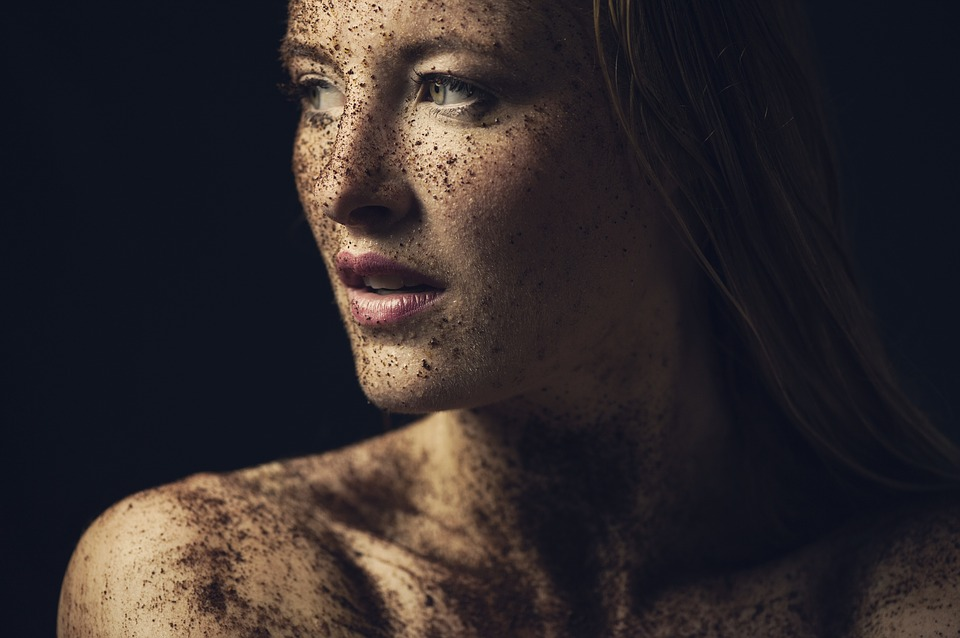
#> input picture opencv-tutorial-study-master/taskImage/shape.jpg, 960 x 638 px, found by its file name
$ python shape.py
#> lines starting #> are read from the running program, lines starting #| are printed output that depends on the picture
import cv2
import numpy as np
from matplotlib import pyplot as plt
import os

os.chdir('C:\\Users\\user\\Desktop\\opencv')

img = cv2.imread('shape.jpg')
#> img is the input picture: shape (638, 960, 3); mean B, G, R 42.9, 41.7, 48.3
kernel = np.ones((5, 5), np.uint8)
# opening = cv2.morphologyEx(img, cv2.MORPH_OPEN, kernel)
# closing = cv2.morphologyEx(img, cv2.MORPH_CLOSE, kernel)
gradient = cv2.morphologyEx(img, cv2.MORPH_GRADIENT, kernel)
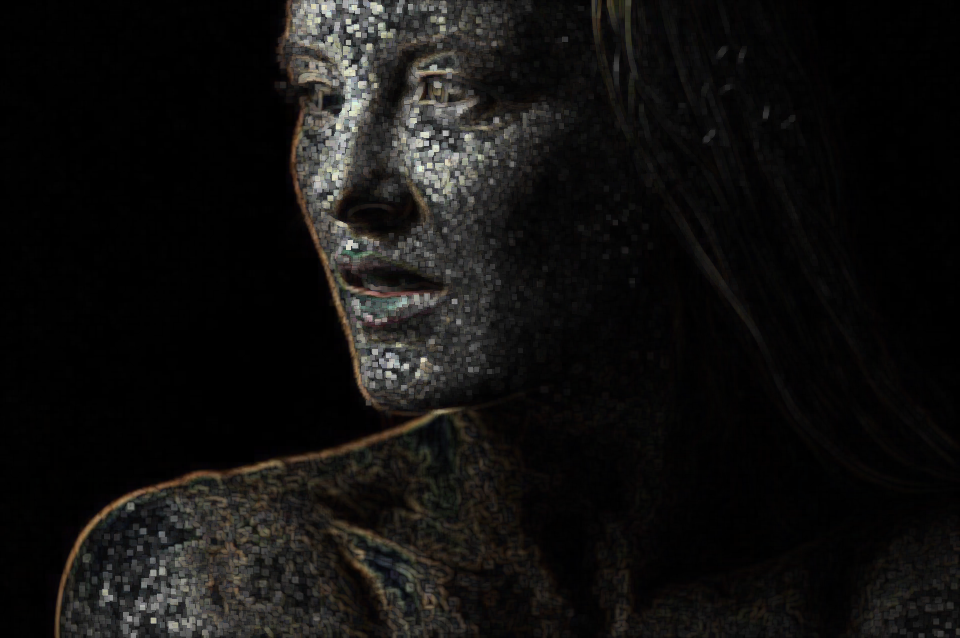
#> gradient: shape (638, 960, 3); mean B, G, R 15.9, 17.1, 18


cv2.imshow('gradient', gradient)
cv2.waitKey(0)
cv2.destroyAllWindows()

$ run again, with opencv-tutorial-study-master/taskImage/buble.jpg copied over opencv-tutorial-study-master/taskImage/shape.jpg
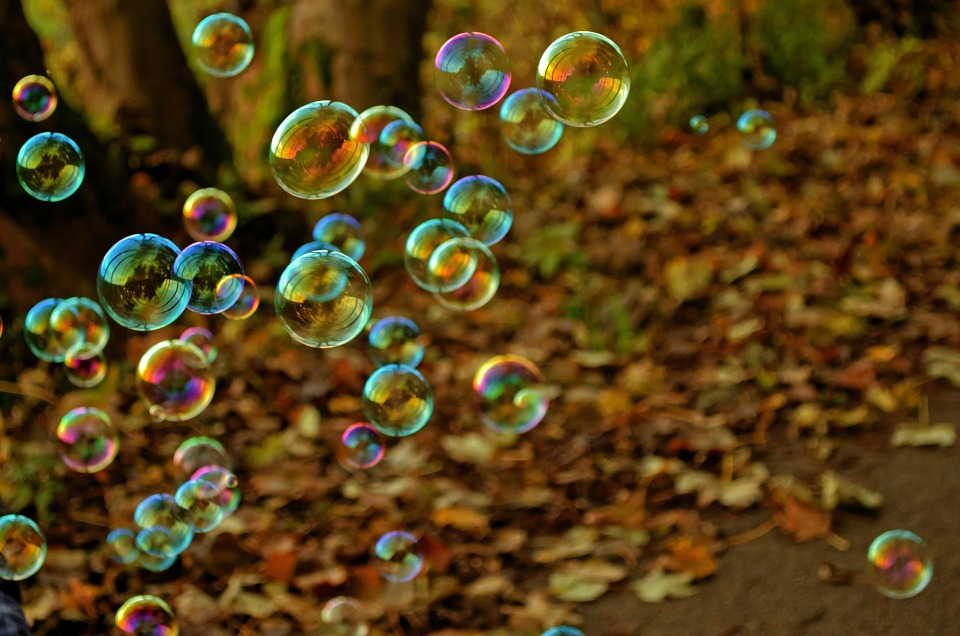
#> input picture opencv-tutorial-study-master/taskImage/buble.jpg, 960 x 636 px, found by its file name
#> img is the input picture: shape (636, 960, 3); mean B, G, R 22.4, 64.8, 87.2
#> `gradient = cv2.morphologyEx(img, cv2.MORPH_GRADIENT, kernel)`:
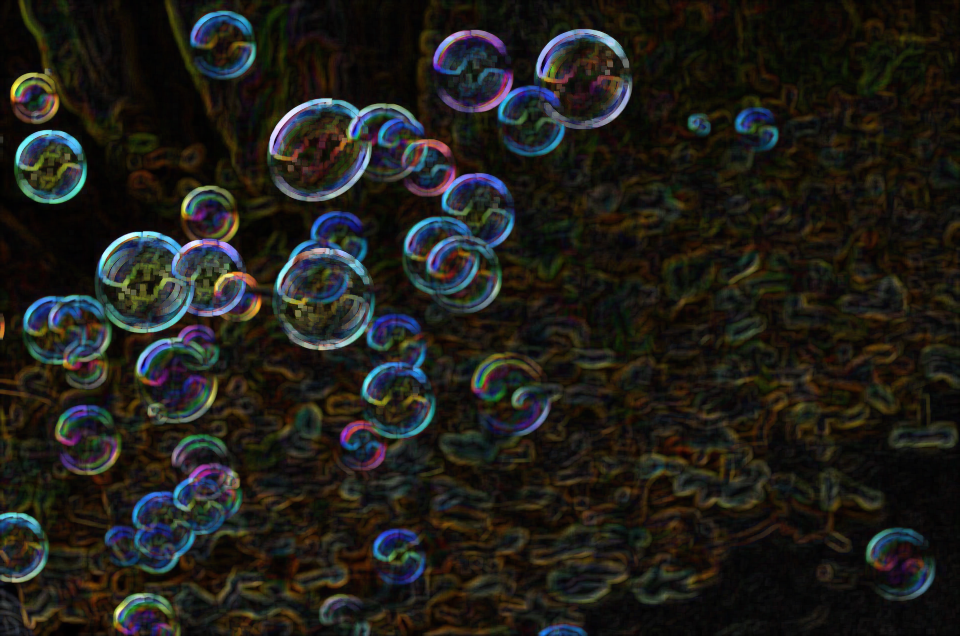
#> gradient: shape (636, 960, 3); mean B, G, R 25.6, 30.4, 31.6
